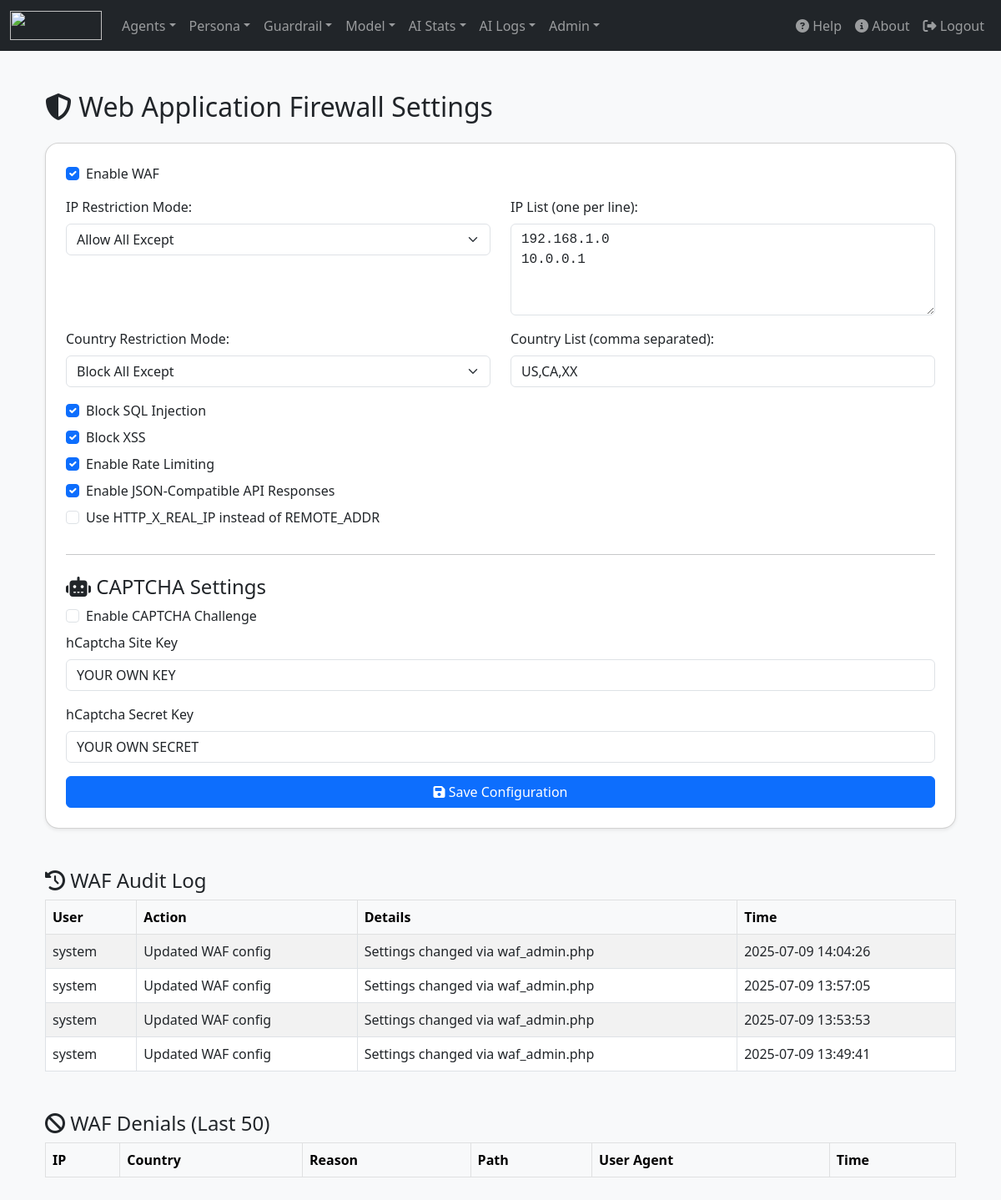
The app's page /waf_admin.php (signed in) with its own data.
### tables this page shows
CREATE TABLE IF NOT EXISTS `audit_log` (
  `id` int(11) NOT NULL AUTO_INCREMENT,
  `username` varchar(100) NOT NULL,
  `action` varchar(255) NOT NULL,
  `target_table` varchar(100) NOT NULL,
  `target_id` varchar(50) DEFAULT NULL,
  `details` text DEFAULT NULL,
  `timestamp` datetime DEFAULT current_timestamp(),
  PRIMARY KEY (`id`)
);

### config/waf_config.php (called while the page is built)
<?php return array (
  'enabled' => true,
  'ip_mode' => 'allow_all_except',
  'block_ips' =>
  array (
    0 => '192.168.1.0',
    1 => '10.0.0.1',
  ),
  'country_mode' => 'block_all_except',
  'allow_countries' =>
  array (
    0 => 'US',
    1 => 'CA',
    2 => 'XX',
  ),
  'block_sql_injection' => true,
  'block_xss' => true,
  'rate_limit_enabled' => true,
  'json_response_enabled' => true,
  'captcha_enabled' => false,
  'hcaptcha_site_key' => 'YOUR OWN KEY',
  'hcaptcha_secret_key' => 'YOUR OWN SECRET',
);

### public/waf_admin.php (the view, shortened to what this page needs)
<?php
require __DIR__ . '/../app/controllers/db.php';
$error = '';
$configPath = __DIR__ . '/../config/waf_config.php';
if (!file_exists($configPath)) {
    $error = "WAF configuration file not found.";
    $config = [];
} else {
    $config = require $configPath;
}
$stmt = $pdo->prepare("SELECT * FROM audit_log WHERE target_table = 'waf_config' ORDER BY timestamp DESC LIMIT 50");
$stmt->execute();
$auditEntries = $stmt->fetchAll(PDO::FETCH_ASSOC);
?>
<div class="container py-4">
  <h2 class="mb-4"><i class="fa fa-shield-halved"></i> Web Application Firewall Settings</h2>
  <?php if (!$error): ?>
    <form method="post" class="card p-4 shadow-sm bg-white mb-5">
      <div class="form-check mb-3">
        <input class="form-check-input" type="checkbox" name="enabled" id="enabled" <?= !empty($config['enabled']) ? 'checked' : '' ?>>
        <label class="form-check-label" for="enabled">Enable WAF</label>
      </div>
      <div class="row mb-3">
        <div class="col-md-6">
          <label class="form-label">IP Restriction Mode:</label>
          <select class="form-select" name="ip_mode">
            <option value="allow_all_except" <?= ($config['ip_mode'] ?? '') === 'allow_all_except' ? 'selected' : '' ?>>Allow All Except</option>
          </select>
        </div>
        <div class="col-md-6">
          <label class="form-label">IP List (one per line):</label>
          <textarea class="form-control" name="block_ips" rows="4"><?= htmlspecialchars(implode("\n", $config['block_ips'] ?? [])) ?></textarea>
        </div>
      </div>
      <div class="row mb-3">
        <div class="col-md-6">
          <label class="form-label">Country Restriction Mode:</label>
          <select class="form-select" name="country_mode">
            <option value="block_all_except" <?= ($config['country_mode'] ?? '') === 'block_all_except' ? 'selected' : '' ?>>Block All Except</option>
          </select>
        </div>
        <div class="col-md-6">
          <label class="form-label">Country List (comma separated):</label>
          <input type="text" class="form-control" name="allow_countries" value="<?= htmlspecialchars(implode(',', $config['allow_countries'] ?? [])) ?>">
        </div>
      </div>
      <?php foreach ([
        'block_sql_injection' => 'Block SQL Injection',
        'block_xss' => 'Block XSS',
        'rate_limit_enabled' => 'Enable Rate Limiting',
        'json_response_enabled' => 'Enable JSON-Compatible API Responses',
        'use_x_real_ip' => 'Use HTTP_X_REAL_IP instead of REMOTE_ADDR'
      ] as $key => $label): ?>
        <div class="form-check mb-2">
          <input class="form-check-input" type="checkbox" name="<?= $key ?>" id="<?= $key ?>" <?= !empty($config[$key]) ? 'checked' : '' ?>>
          <label class="form-check-label" for="<?= $key ?>"><?= $label ?></label>
        </div>
      <?php endforeach; ?>
      <hr class="my-4">
      <h4><i class="fa fa-robot"></i> CAPTCHA Settings</h4>
      <div class="form-check mb-2">
        <input class="form-check-input" type="checkbox" name="captcha_enabled" id="captcha_enabled" <?= !empty($config['captcha_enabled']) ? 'checked' : '' ?>>
        <label class="form-check-label" for="captcha_enabled">Enable CAPTCHA Challenge</label>
      </div>
      <div class="mb-3">
        <label for="hcaptcha_site_key" class="form-label">hCaptcha Site Key</label>
        <input type="text" class="form-control" id="hcaptcha_site_key" name="hcaptcha_site_key" value="<?= htmlspecialchars($config['hcaptcha_site_key'] ?? '') ?>">
      </div>
      <div class="mb-3">
        <label for="hcaptcha_secret_key" class="form-label">hCaptcha Secret Key</label>
        <input type="text" class="form-control" id="hcaptcha_secret_key" name="hcaptcha_secret_key" value="<?= htmlspecialchars($config['hcaptcha_secret_key'] ?? '') ?>">
      </div>
      <button type="submit" class="btn btn-primary"><i class="fa fa-save"></i> Save Configuration</button>
    </form>
    <h4><i class="fa fa-history"></i> WAF Audit Log</h4>
    <table class="table table-striped table-bordered mb-5">
      <thead class="table-light">
        <tr>
          <th>User</th><th>Action</th><th>Details</th><th>Time</th>
        </tr>
      </thead>
      <tbody>
        <?php foreach ($auditEntries as $entry): ?>
          <tr>
            <td><?= htmlspecialchars($entry['username']) ?></td>
            <td><?= htmlspecialchars($entry['action']) ?></td>
            <td><?= htmlspecialchars($entry['details']) ?></td>
            <td><?= htmlspecialchars($entry['timestamp']) ?></td>
          </tr>
        <?php endforeach; ?>
      </tbody>
    </table>
    <h4><i class="fa fa-ban"></i> WAF Denials (Last 50)</h4>
    <table class="table table-striped table-bordered">
      <thead class="table-light">
        <tr>
          <th>IP</th><th>Country</th><th>Reason</th><th>Path</th><th>User Agent</th><th>Time</th>
        </tr>
      </thead>
    </table>
  <?php endif; ?>
</div>
<?php
include 'includes/layout.php';

### public/includes/layout.php (style rules this page uses)
body { background-color: #f8f9fa; }
.card { border-radius: 1rem; box-shadow: 0 4px 10px rgba(0, 0, 0, 0.1); }
textarea { font-family: monospace; font-size: 0.9rem; }

### records on screen
audit_log: username "system", action "Updated WAF config", details "Settings changed via waf_admin.php", timestamp "2025-07-09 14:04:26"
audit_log: username "system", action "Updated WAF config", details "Settings changed via waf_admin.php", timestamp "2025-07-09 13:57:05"
audit_log: username "system", action "Updated WAF config", details "Settings changed via waf_admin.php", timestamp "2025-07-09 13:53:53"
audit_log: username "system", action "Updated WAF config", details "Settings changed via waf_admin.php", timestamp "2025-07-09 13:49:41"

### other values on screen
$label "Block SQL Injection"
$label "Block XSS"
$label "Enable Rate Limiting"
$label "Enable JSON-Compatible API Responses"
$label "Use HTTP_X_REAL_IP instead of REMOTE_ADDR"
